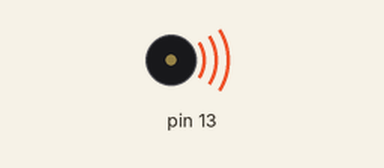
A sketch run on a simulated Arduino Uno, built with avr-gcc and run on an emulated ATmega328P. Shown: buzzer (waves = sounding).

Above: at 0.5 s.
Timing chart, 0 to 7.8 s (numbered marks = the images above):
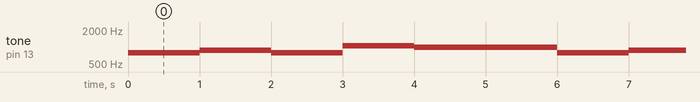

The sketch:

P2.1_tinkercad_-_zumbador.ino
```cpp
// C++ code
//
void setup()
{
  pinMode(13, OUTPUT);
}

void loop()
{
  // SOL
  tone(13, 784, 500); // play tone 67 (G5 = 784 Hz)
  delay(500); // Wait for 500 millisecond(s)
  // SOL
  tone(13, 784, 500); // play tone 67 (G5 = 784 Hz)
  delay(500); // Wait for 500 millisecond(s)
  // LA
  tone(13, 880, 1000); // play tone 69 (A5 = 880 Hz)
  delay(1000); // Wait for 1000 millisecond(s)
  // SOL
  tone(13, 784, 1000); // play tone 67 (G5 = 784 Hz)
  delay(1000); // Wait for 1000 millisecond(s)
  // DO'
  tone(13, 1047, 1000); // play tone 72 (C6 = 1047 Hz)
  delay(1000); // Wait for 1000 millisecond(s)
  // SI
  tone(13, 988, 2000); // play tone 71 (B5 = 988 Hz)
  delay(2000); // Wait for 2000 millisecond(s)
}
```

Measured:
- by itself, tone on pin 13: repeats every 6.0 s: 880 Hz 1.0 s, 784 Hz 1.0 s, 1047 Hz 1.0 s, 988 Hz 2.0 s, 784 Hz 1.0 s
